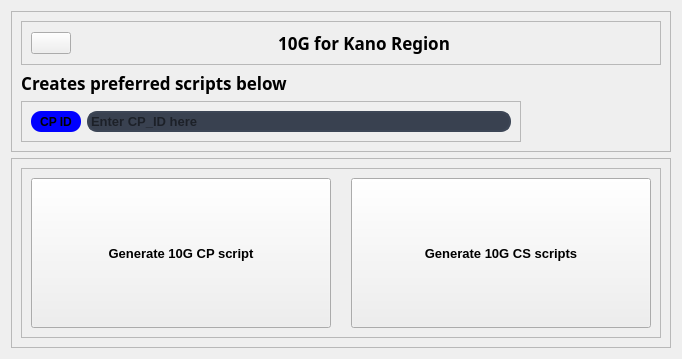
               <widget class="QWidget" name="kano10G_page">
                <layout class="QVBoxLayout" name="verticalLayout_24">
                 <item>
                  <widget class="QFrame" name="frame_67">
                   <property name="frameShape">
                    <enum>QFrame::StyledPanel</enum>
                   </property>
                   <property name="frameShadow">
                    <enum>QFrame::Raised</enum>
                   </property>
                   <layout class="QVBoxLayout" name="verticalLayout_53">
                    <item>
                     <widget class="QFrame" name="frame_12">
                      <property name="frameShape">
                       <enum>QFrame::StyledPanel</enum>
                      </property>
                      <property name="frameShadow">
                       <enum>QFrame::Raised</enum>
                      </property>
                      <layout class="QHBoxLayout" name="horizontalLayout_15">
                       <item>
                        <widget class="QPushButton" name="backKBtn">
                         <property name="sizePolicy">
                          <sizepolicy hsizetype="Fixed" vsizetype="Fixed">
                           <horstretch>0</horstretch>
                           <verstretch>0</verstretch>
                          </sizepolicy>
                         </property>
                         <property name="text">
                          <string/>
                         </property>
                         <property name="icon">
                          <iconset resource="resources.qrc">
                           <normaloff>:/icons/icons/arrow-left.svg</normaloff>:/icons/icons/arrow-left.svg</iconset>
                         </property>
                         <property name="iconSize">
                          <size>
                           <width>24</width>
                           <height>24</height>
                          </size>
                         </property>
                        </widget>
                       </item>
                       <item>
                        <widget class="QLabel" name="label_58">
                         <property name="font">
                          <font>
                           <family>Segoe Print</family>
                           <pointsize>13</pointsize>
                           <weight>75</weight>
                           <bold>true</bold>
                          </font>
                         </property>
                         <property name="text">
                          <string>10G for Kano Region</string>
                         </property>
                         <property name="alignment">
                          <set>Qt::AlignCenter</set>
                         </property>
                        </widget>
                       </item>
                      </layout>
                     </widget>
                    </item>
                    <item alignment="Qt::AlignLeft">
                     <widget class="QLabel" name="label_59">
                      <property name="font">
                       <font>
                        <family>Segoe Print</family>
                        <pointsize>13</pointsize>
                        <weight>75</weight>
                        <bold>true</bold>
                       </font>
                      </property>
                      <property name="text">
                       <string>Creates preferred scripts below</string>
                      </property>
                      <property name="alignment">
                       <set>Qt::AlignCenter</set>
                      </property>
                     </widget>
                    </item>
                    <item>
                     <widget class="QFrame" name="frame_68">
                      <property name="sizePolicy">
                       <sizepolicy hsizetype="Fixed" vsizetype="Preferred">
                        <horstretch>0</horstretch>
                        <verstretch>0</verstretch>
                       </sizepolicy>
                      </property>
                      <property name="minimumSize">
                       <size>
                        <width>500</width>
                        <height>0</height>
                       </size>
                      </property>
                      <property name="frameShape">
                       <enum>QFrame::StyledPanel</enum>
                      </property>
                      <property name="frameShadow">
                       <enum>QFrame::Raised</enum>
                      </property>
                      <layout class="QHBoxLayout" name="horizontalLayout_41">
                       <item>
                        <widget class="QLabel" name="label_60">
                         <property name="sizePolicy">
                          <sizepolicy hsizetype="Fixed" vsizetype="Preferred">
                           <horstretch>0</horstretch>
                           <verstretch>0</verstretch>
                          </sizepolicy>
                         </property>
                         <property name="minimumSize">
                          <size>
                           <width>50</width>
                           <height>0</height>
                          </size>
                         </property>
                         <property name="font">
                          <font>
                           <weight>75</weight>
                           <bold>true</bold>
                          </font>
                         </property>
                         <property name="styleSheet">
                          <string notr="true">background-color: rgb(0, 0, 255);
border-radius:10px;</string>
                         </property>
                         <property name="text">
                          <string>CP ID</string>
                         </property>
                         <property name="alignment">
                          <set>Qt::AlignCenter</set>
                         </property>
                        </widget>
                       </item>
                       <item>
                        <widget class="QLineEdit" name="sites_Kcp_Input">
                         <property name="sizePolicy">
                          <sizepolicy hsizetype="Minimum" vsizetype="Minimum">
                           <horstretch>0</horstretch>
                           <verstretch>0</verstretch>
                          </sizepolicy>
                         </property>
                         <property name="font">
                          <font>
                           <pointsize>10</pointsize>
                           <weight>75</weight>
                           <bold>true</bold>
                          </font>
                         </property>
                         <property name="styleSheet">
                          <string notr="true">background-color: rgb(57, 65, 80);
border: 2px solid rgb(61, 70, 86);
border-radius:10px;</string>
                         </property>
                         <property name="dragEnabled">
                          <bool>true</bool>
                         </property>
                         <property name="placeholderText">
                          <string>Enter CP_ID here</string>
                         </property>
                        </widget>
                       </item>
                      </layout>
                     </widget>
                    </item>
                   </layout>
                  </widget>
                 </item>
                 <item>
                  <widget class="QFrame" name="frame_69">
                   <property name="frameShape">
                    <enum>QFrame::StyledPanel</enum>
                   </property>
                   <property name="frameShadow">
                    <enum>QFrame::Raised</enum>
                   </property>
                   <layout class="QGridLayout" name="gridLayout_13">
                    <item row="0" column="0">
                     <widget class="QFrame" name="frame_70">
                      <property name="frameShape">
                       <enum>QFrame::StyledPanel</enum>
                      </property>
                      <property name="frameShadow">
                       <enum>QFrame::Raised</enum>
                      </property>
                      <layout class="QHBoxLayout" name="horizontalLayout_42">
                       <property name="spacing">
                        <number>20</number>
                       </property>
                       <item>
                        <widget class="QPushButton" name="genKCPBtn">
                         <property name="sizePolicy">
                          <sizepolicy hsizetype="Fixed" vsizetype="Fixed">
                           <horstretch>0</horstretch>
                           <verstretch>0</verstretch>
                          </sizepolicy>
                         </property>
                         <property name="minimumSize">
                          <size>
                           <width>300</width>
                           <height>150</height>
                          </size>
                         </property>
                         <property name="font">
                          <font>
                           <pointsize>10</pointsize>
                           <weight>75</weight>
                           <bold>true</bold>
                          </font>
                         </property>
                         <property name="text">
                          <string>Generate 10G CP script</string>
                         </property>
                        </widget>
                       </item>
                       <item>
                        <widget class="QPushButton" name="genKCSBtn">
                         <property name="sizePolicy">
                          <sizepolicy hsizetype="Fixed" vsizetype="Fixed">
                           <horstretch>0</horstretch>
                           <verstretch>0</verstretch>
                          </sizepolicy>
                         </property>
                         <property name="minimumSize">
                          <size>
                           <width>300</width>
                           <height>150</height>
                          </size>
                         </property>
                         <property name="font">
                          <font>
                           <pointsize>10</pointsize>
                           <weight>75</weight>
                           <bold>true</bold>
                          </font>
                         </property>
                         <property name="text">
                          <string>Generate 10G CS scripts</string>
                         </property>
                        </widget>
                       </item>
                      </layout>
                     </widget>
                    </item>
                   </layout>
                  </widget>
                 </item>
                </layout>
               </widget>
